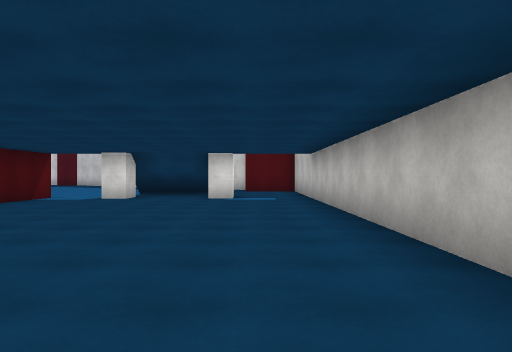
view 1 (above)

18 first-person views from a walk through a 3-D level made in the Unity game engine. The camera is 1.4 m above the floor, looks level and sees 70° across. The floor is counted in squares, 2.57 m on a side. Each view is taken from the middle of a square. On the plan, view 1 faces up. The plan holds only what a view shows up to about 10 squares ahead; the rest is blank. The place goes on beyond the plan. The player is left out. Surface patterns are stand-ins for the level's own textures.

view 2
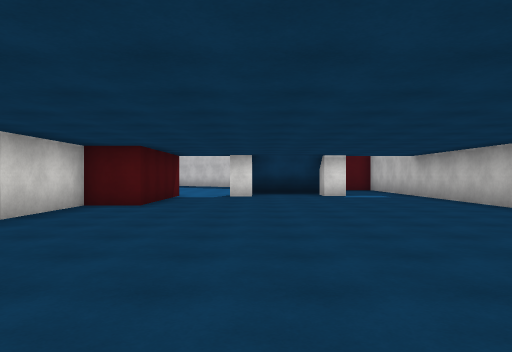

view 3
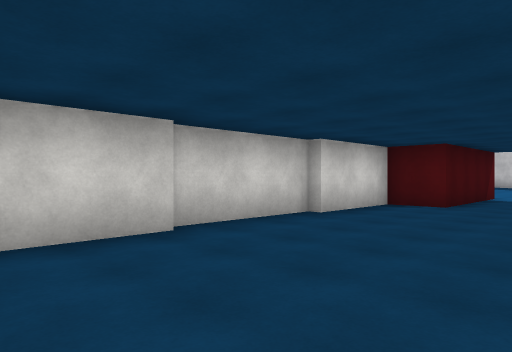

view 4
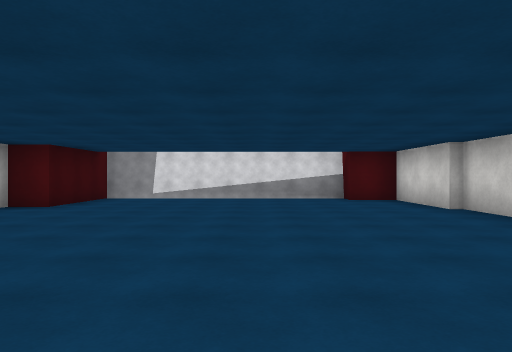

view 5
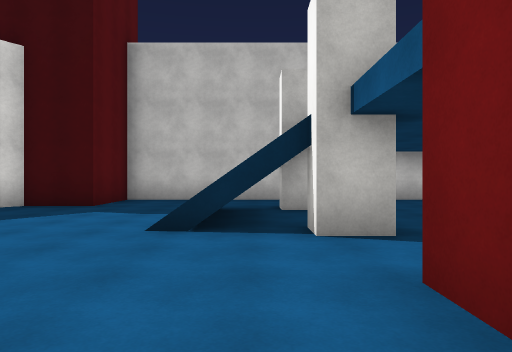

view 6
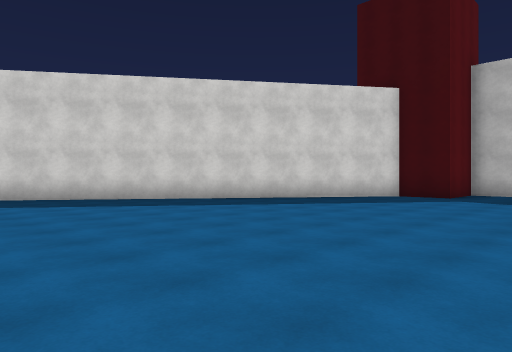

view 7
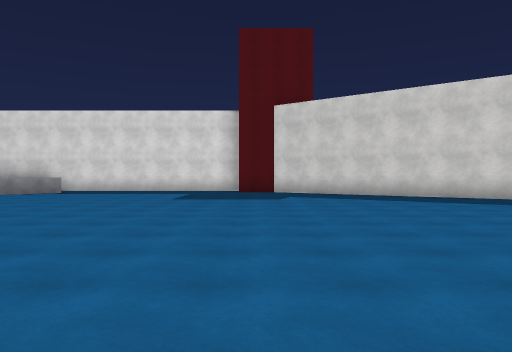

view 8
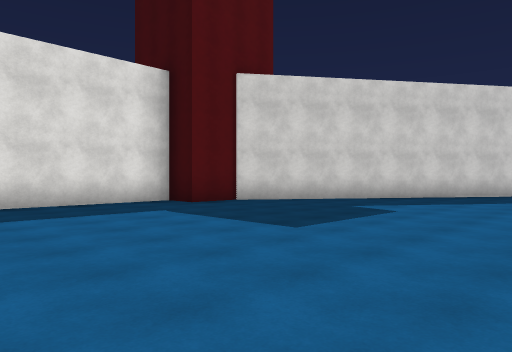

view 9
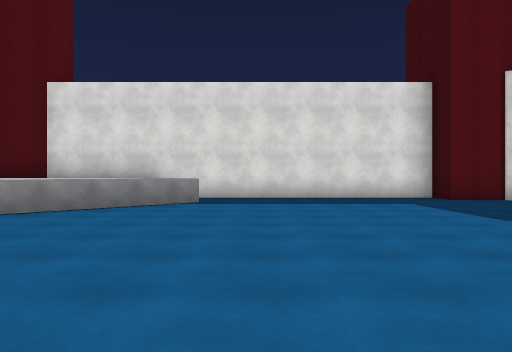

view 10
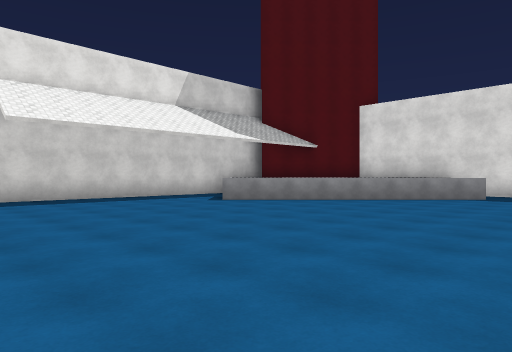

view 11
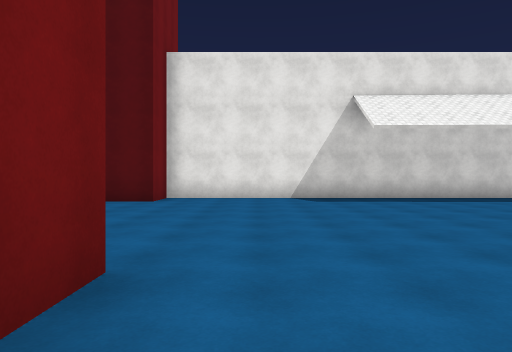

view 12
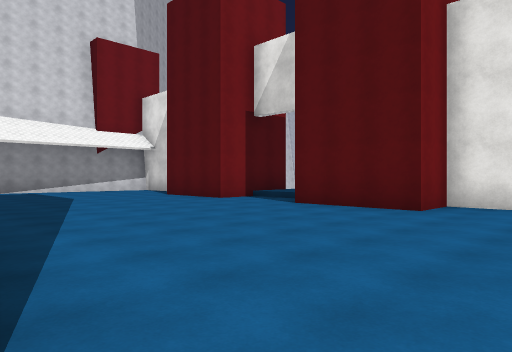

view 13
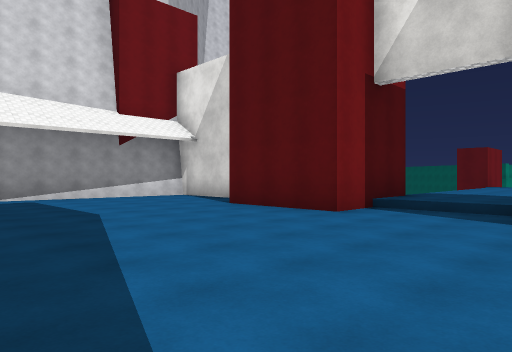

view 14
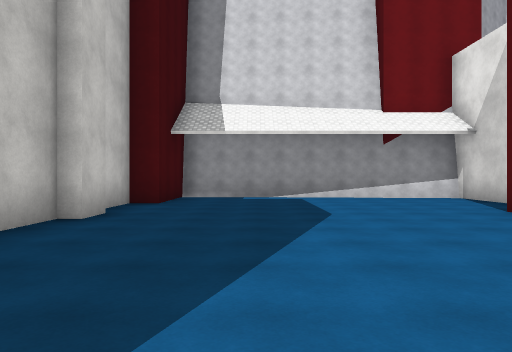

view 15
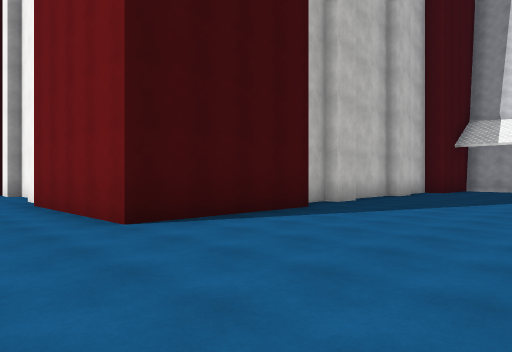

view 16
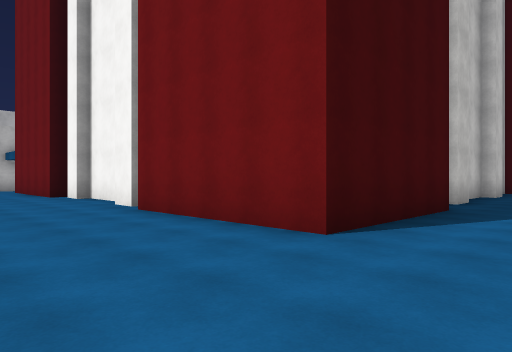

view 17
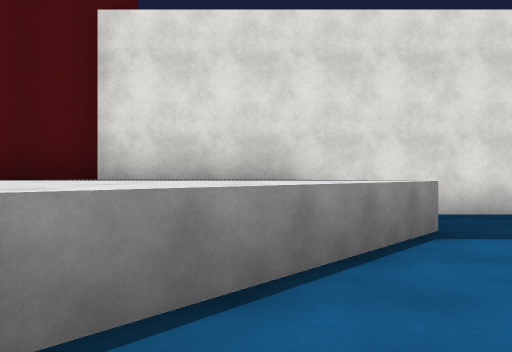

view 18
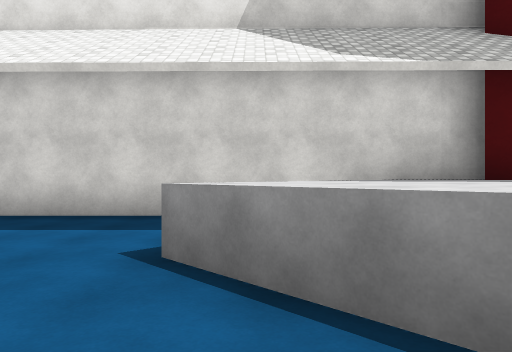

### Floor plan
Key: @ floor where view 1 was taken; # wall or solid block; . main floor; : floor 0.5 m higher than the main floor; / step, stairs or slope; ^ raised ledge; v drop or lower ground.
Columns run from 29 left of view 1 to 2 right of it. Each row starts with its distance up from view 1.
 23            ########
 22        ^^^^.......##
 21        ^^^^^.......###
 20      ^^ ^^^^.........##
 19      ^^^^^^...........##
 18      #^^^^.............###
 17      #.^^................##
 16      #....................###
 15      #......................##
 14      #.......................#
 13      #.......................###
 12      #.........................#
 11      #....................///..#
 10      #....................###..#
  9      #......#####....###..#.#..#
  8     v#......#     #### #.......#
  7      ##.....#          #.......#
  6       #.....##        ##.......#
  5    ::/.......#        #........#
  4 :::::/.......#        #........#
  3 ::::###......#        #........#
  2       #......#        #........#
  1       #......#        #........#
  0       .......#        #......@##
 -1      #.......#        #.......#
 -2      #......##        #########
 -3     v##.....#
 -4       #######

Where each view was taken, in squares from view 1:
view 1: 0 up, 0 right, facing up
view 2: 1 down, 3 left, facing up
view 3: 1 down, 3 left, facing up-left
view 4: 7 up, 3 left, facing down
view 5: 10 up, 7 left, facing right
view 6: 10 up, 10 left, facing up-right
view 7: 9 up, 11 left, facing up
view 8: 15 up, 16 left, facing up-right
view 9: 13 up, 16 left, facing up
view 10: 11 up, 15 left, facing up-left
view 11: 10 up, 15 left, facing left
view 12: 10 up, 17 left, facing down-left
view 13: 6 up, 18 left, facing down-left
view 14: 6 up, 19 left, facing down
view 15: 11 up, 21 left, facing down-right
view 16: 12 up, 19 left, facing down-right
view 17: 17 up, 19 left, facing up
view 18: 17 up, 19 left, facing left
